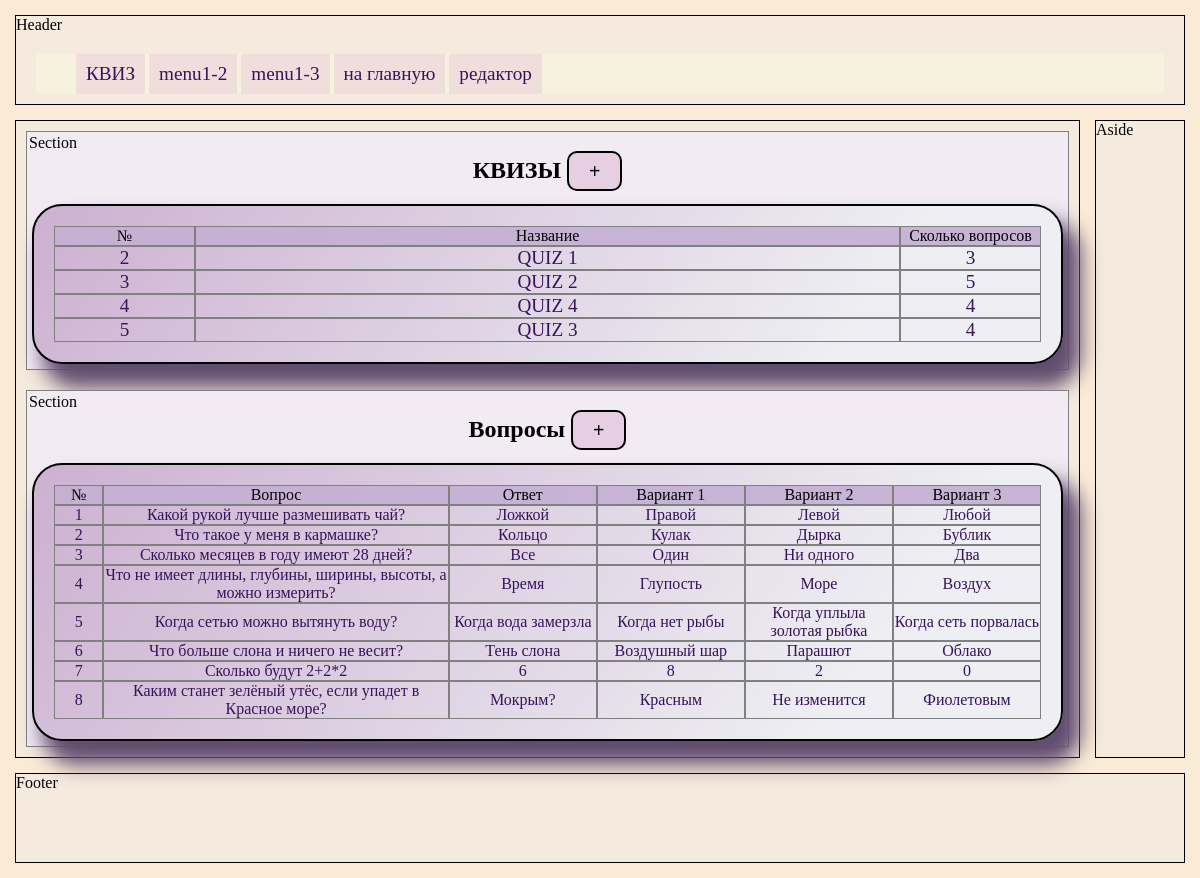
The page /quizes_view/ on the database its author committed.
### models.py (models this page shows, shortened)
class Quiz(db.Model):
    id = db.Column(db.Integer, primary_key = True)
    name = db.Column(db.String(100))
    user_id = db.Column(db.Integer, db.ForeignKey('user.id'))

class Question(db.Model):
    id = db.Column(db.Integer, primary_key = True)
    question = db.Column(db.String(250), nullable=False)
    answer = db.Column(db.String(100), nullable=False)
    wrong1 = db.Column(db.String(100), nullable=False)
    wrong2 = db.Column(db.String(100), nullable=False)
    wrong3 = db.Column(db.String(100), nullable=False)
    quiz = db.relationship(
                'Quiz',
                secondary=quiz_question, backref = 'question')

### main.py (the view, shortened to what this page needs)
@app.route('/quizes_view/', methods = ['POST', 'GET'])
def view_quiz_edit():
    quizes = Quiz.query.all()
    questions = Question.query.all()
    return render_template('quizes_view.html',
                           html_config = html_config,
                           quizes = quizes,
                           questions = questions,
                           len = len)

### templates/quizes_view.html (shortened to what this page needs)
{% extends "base.html" %}
{% block main_menu %}
    {{ super() }}
    {% include 'quiz_menu.html' %}
{% endblock %}
{% block content1_head %}
    <h2>КВИЗЫ <a class="button" href="#modal1">+</a></h2>
{% endblock %}
{% block content1 %}
    <div class="quizes quiz_form">
        <div class="quiz-row quiz-hrow">
            <div class="quiz-col">№</div>
            <div class="quiz-col">Название</div>
            <div class="quiz-col">Сколько вопросов</div>
        </div>
        {% for q in quizes %}
        <a href="/quiz_edit/{{q.id}}">
            <div class="quiz-row">
                <div class="quiz-col">{{ loop.index+1 }}</div>
                <div class="quiz-col">{{ q.name }}</div>
                <div class="quiz-col">{{ len(q.question) }}</div>
            </div>
        </a>
        {% endfor %}
    </div>
{% endblock %}
{% block content2_head %}
    <h2>Вопросы  <a class="button" href="#modal2">+</a></h2>
{% endblock %}
{% block content2 %}
<div class="questions quiz_form">
    {% include 'form_questions_tab.html' %}
</div>
{% endblock %}

### templates/base.html (shortened to what this page needs)
<!DOCTYPE html>
<html lang="en">
<head>
    <link rel="stylesheet" href="{{ url_for('static', filename='main.css') }}">
    <link rel="stylesheet" href="{{ url_for('static', filename='quiz.css') }}">
</head>
<body>
    <header >Header
        <nav>
            <ul class="main-menu">
                {% block main_menu %}
                <li><a href="/quiz/">КВИЗ</a></li>
                <li><a href="">menu1-2</a></li>
                <li><a href="">menu1-3</a></li>
                {% endblock %}
            </ul>
        </nav>
    </header>
    <main>
        <section class="info">
            <p class="base-info">Section</p>
            {% block content1_head %}{% endblock %}
            {% block content1 %}{% endblock %}
        </section>
        <section class="content">
            <p class="base-info">Section</p>
            {% block content2_head %}
            {% endblock %}
            {% block content2 %}{% endblock %}
    </section>
    </main>
    <aside>Aside</aside>
    <footer>Footer</footer>
</body>
</html>

### templates/quiz_menu.html
{% block main_menu %}
    <li> <a href="/"> на главную </a></li>
    {% if html_config['admin'] %}
    <li> <a href="/quizes_view/"> редактор </a></li>
    {% endif %}
{% endblock %}

### templates/form_questions_tab.html (shortened to what this page needs)
<div class="question-row question-hrow">
    <div class="quiz-col">№</div>
    <div class="quiz-col">Вопрос</div>
    <div class="quiz-col">Ответ</div>
    <div class="quiz-col">Вариант 1</div>
    <div class="quiz-col">Вариант 2</div>
    <div class="quiz-col">Вариант 3</div>
</div>
{% for q in questions %}
<a href="/question_edit/{{q.id}}">
    <div class="question-row">
        <div class="quiz-col">
            {{ loop.index }}
        </div>
        <div class="quiz-col">{{ q.question }}</div>
        <div class="quiz-col">{{ q.answer }}</div>
        <div class="quiz-col">{{ q.wrong1 }}</div>
        <div class="quiz-col">{{ q.wrong2 }}</div>
        <div class="quiz-col">{{ q.wrong3 }}</div>
    </div>
</a>
{% endfor %}

### static/main.css (style rules this page uses)
* { box-sizing: border-box; }
body { min-height: 100vh; margin: auto; padding: 10px; background-color: antiquewhite; width: 100vw; max-width: 1200px; display: grid; grid-template-columns: 1fr 100px; grid-template-rows: 100px 1fr 100px; gap: 5px; }
a { text-decoration: none; color: rgb(55, 19, 89); font-size: 1.2rem; }
.main-menu > li { display: inline-block; padding: 9px 10px; background-color:#e4b0db54; transition: 500ms; }
header, footer { grid-column: 1/3; }
main { grid-column: 1/2; display: grid; }
aside { grid-row: 2/3; grid-column: 2/3; }
header, main, aside, footer { background-color: rgb(245, 234, 222); border: 1px solid; margin: 5px; transition: all 100ms linear; }
section { position: relative; margin: 10px; padding: 5px; border: 1px solid gray; background-color: rgb(242, 235, 243); display: grid; justify-items: center; align-content: center; }
.main-menu { margin: 20px; background-color: rgb(247, 242, 221); }
h2 { text-align: center; }
.base-info { position: absolute; left: 0; top: 0; margin: 2px; }

### static/quiz.css (style rules this page uses)
.quiz_form { display: block; background: linear-gradient(153deg, #e9f2f375 20%, #7531807a); border-radius: 30px; border: 2px solid; box-shadow: 14px 20px 20px 4px #614d6f; text-align: center; min-width: 500px; max-width: 100%; background: linear-gradient(305deg, #e9f2f375 20%, #a371ab7a); padding: 20px; }
.button { font-size: 20px; border-radius: 10px; padding: 10px 15px 10px 15px; background-color: #c785b747; transition: all 450ms ease-out; }
.button { margin-top: 20px; font-size: 20px; border-radius: 10px; padding: 2px 15px 2px 15px; background-color: #c785b747; transition: all 250ms ease-out; text-decoration: none; border: 2px solid black; padding: 7px 20px 7px 20px; color:black; }
.quizes, .questions { display: grid; grid-template-rows: 1fr; width: 100%; }
.quiz-row { display: grid; grid-template-columns: 1fr 5fr 1fr; transition: all 200ms; }
.question-row { display: grid; grid-template-columns: 5% 35% repeat(4, 15%); transition: all 200ms; }
.quiz-col { display: grid; border:1px solid gray; align-items: center; overflow: hidden; }
.question-hrow, .quiz-hrow { background-color: #c5b0d4eb; }
.questions a { font-size: 16px; }

### rows shown on the page
Quiz: name "QUIZ 1", question "3"
Quiz: name "QUIZ 2", question "5"
Quiz: name "QUIZ 4", question "4"
Quiz: name "QUIZ 3", id "4"
Question: question "Какой рукой лучше размешивать чай?", answer "Ложкой", wrong1 "Правой", wrong2 "Левой", wrong3 "Любой"
Question: question "Что такое у меня в кармашке?", answer "Кольцо", wrong1 "Кулак", wrong2 "Дырка", wrong3 "Бублик"
Question: question "Сколько месяцев в году имеют 28 дней?", answer "Все", wrong1 "Один", wrong2 "Ни одного", wrong3 "Два"
Question: question "Что не имеет длины, глубины, ширины, высоты, а можно измерить?", answer "Время", wrong1 "Глупость", wrong2 "Море", wrong3 "Воздух"
Question: question "Когда сетью можно вытянуть воду?", answer "Когда вода замерзла", wrong1 "Когда нет рыбы", wrong2 "Когда уплыла золотая рыбка", wrong3 "Когда сеть порвалась"
Question: question "Что больше слона и ничего не весит?", answer "Тень слона", wrong1 "Воздушный шар", wrong2 "Парашют", wrong3 "Облако"
Question: question "Сколько будут 2+2*2", answer "6", wrong1 "8", wrong2 "2", wrong3 "0"
Question: question "Каким станет зелёный утёс, если упадет в Красное море?", answer "Мокрым?", wrong1 "Красным", wrong2 "Не изменится", wrong3 "Фиолетовым"
